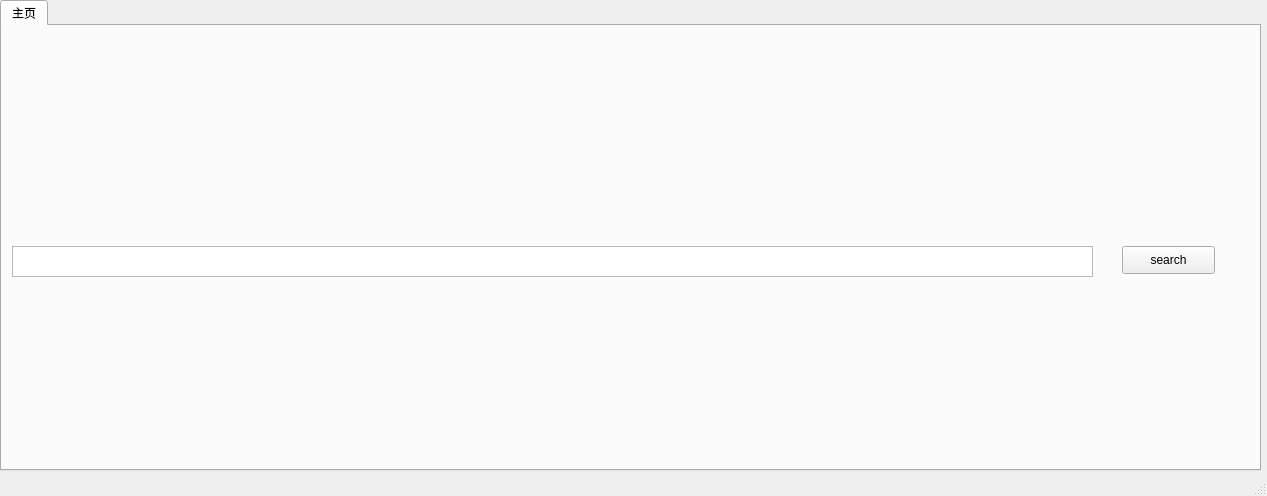
<?xml version="1.0" encoding="UTF-8"?>
<ui version="4.0">
 <class>MainWindow</class>
 <widget class="QMainWindow" name="MainWindow">
  <property name="geometry">
   <rect>
    <x>0</x>
    <y>0</y>
    <width>1267</width>
    <height>496</height>
   </rect>
  </property>
  <property name="windowTitle">
   <string>Fire</string>
  </property>
  <widget class="QWidget" name="centralWidget">
   <widget class="QTabWidget" name="tabWidget">
    <property name="geometry">
     <rect>
      <x>0</x>
      <y>0</y>
      <width>1261</width>
      <height>471</height>
     </rect>
    </property>
    <property name="currentIndex">
     <number>0</number>
    </property>
    <widget class="QWidget" name="tab">
     <attribute name="title">
      <string>主页</string>
     </attribute>
     <widget class="QTextEdit" name="textEdit">
      <property name="geometry">
       <rect>
        <x>10</x>
        <y>220</y>
        <width>1081</width>
        <height>31</height>
       </rect>
      </property>
     </widget>
     <widget class="QPushButton" name="pushButton">
      <property name="geometry">
       <rect>
        <x>1120</x>
        <y>220</y>
        <width>93</width>
        <height>28</height>
       </rect>
      </property>
      <property name="text">
       <string>search</string>
      </property>
     </widget>
    </widget>
   </widget>
  </widget>
  <widget class="QStatusBar" name="statusBar"/>
 </widget>
 <layoutdefault spacing="6" margin="11"/>
 <resources/>
 <connections/>
</ui>
